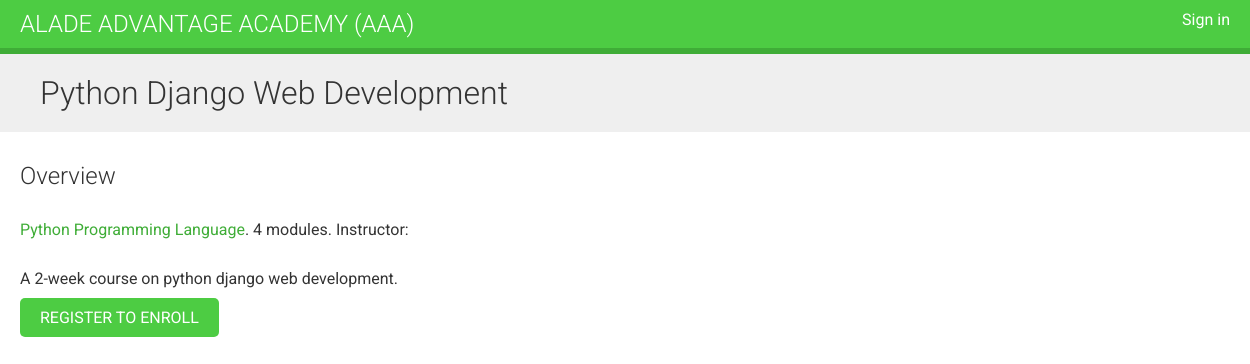
The app's page /course/python-django-web-development/ with its own data.
### courses/models.py (models this page shows, shortened)
class Course(models.Model):
    owner = models.ForeignKey(User,
                              related_name='courses_created',
                              on_delete=models.CASCADE)
    subject = models.ForeignKey(Subject,
                                related_name='courses',
                                on_delete=models.CASCADE)
    title = models.CharField(max_length=200)
    slug = models.SlugField(max_length=200, unique=True)
    overview = models.TextField()
    created = models.DateTimeField(auto_now_add=True)
    students = models.ManyToManyField(User, related_name='courses_joined', blank=True)
    class Meta:
        ordering = ['-created']

class Subject(models.Model):
    title = models.CharField(max_length=200)
    slug = models.SlugField(max_length=200, unique=True)
    class Meta:
        ordering = ['title']

### courses/views.py (the view)
# urls.py: path('<slug:slug>/', views.CourseDetailView.as_view(), name='course_detail'),
class CourseDetailView(DetailView):
    model = Course
    template_name = 'courses/course/detail.html'
    def get_context_data(self, **kwargs):
        context = super().get_context_data(**kwargs)
        context['enroll_form'] = CourseEnrollForm(initial={'course':self.object})
        return context

### courses/templates/courses/course/detail.html (shortened to what this page needs)
{% extends "base.html" %}
{% block content %}
    {% with subject=object.subject %}
        <h1>
            {{ object.title }}
        </h1>
        <div class="module">
            <h2>Overview</h2>
            <p>
                <a href="{% url "course_list_subject" subject.slug %}">
                {{ subject.title }}</a>.
                {{ object.modules.count }} modules.
                Instructor: {{ object.owner.get_full_name }}
            </p>
            {{ object.overview|linebreaks }}
            {% if request.user.is_authenticated %}
                <form action="{% url "student_enroll_course" %}" method="post">
                    {{ enroll_form }}
                    {% csrf_token %}
                    <input type="submit" value="Enroll now">
                </form>
            {% else %}
                <a href="{% url "student_registration" %}" class="button">
                    Register to enroll
                </a>
            {% endif %}
        </div>
    {% endwith %}
{% endblock %}

### courses/static/css/base.css (style rules this page uses)
body { margin:0; font-family:'Roboto', sans-serif; font-weight:400; color:#333; }
a { color:#3fad37; text-decoration:none; }
h1, h2, h3, h4, h5, h6 { font-family:'Roboto', sans-serif; font-weight:300; }
h1 { background:#efefef; width:100%; overflow:auto; padding:20px 0 20px 40px; margin:0; }
.module { padding:10px 20px; float:left; width:600px; }
.module p { margin:10px 0 20px; width:100%; float:left; }
input[type=submit], a.button { border-radius:5px; background:#4dcc43; color:#fff; font-size:16px; text-transform:uppercase; border:none; padding:10px 20px; margin:20px 0; }

### records on screen
Course: title "Python Django Web Development", modules.count "4", overview "A 2-week course on python django web development."
Subject: title "Python Programming Language"
